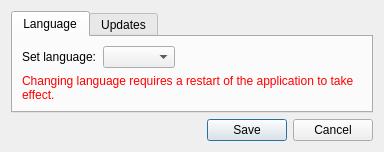
<?xml version="1.0" encoding="UTF-8"?>
<ui version="4.0">
 <class>SettingsDialog</class>
 <widget class="QDialog" name="SettingsDialog">
  <property name="geometry">
   <rect>
    <x>0</x>
    <y>0</y>
    <width>384</width>
    <height>152</height>
   </rect>
  </property>
  <property name="windowTitle">
   <string>Settings</string>
  </property>
  <layout class="QVBoxLayout" name="verticalLayout">
   <item>
    <widget class="QTabWidget" name="tabWidget">
     <property name="tabPosition">
      <enum>QTabWidget::North</enum>
     </property>
     <property name="tabShape">
      <enum>QTabWidget::Rounded</enum>
     </property>
     <property name="currentIndex">
      <number>0</number>
     </property>
     <widget class="QWidget" name="languageTab">
      <attribute name="title">
       <string>Language</string>
      </attribute>
      <layout class="QVBoxLayout" name="verticalLayout_2">
       <item>
        <layout class="QHBoxLayout" name="horizontalLayout_2">
         <item>
          <widget class="QLabel" name="label">
           <property name="text">
            <string>Set language:</string>
           </property>
          </widget>
         </item>
         <item>
          <widget class="QComboBox" name="languageSelector"/>
         </item>
         <item>
          <spacer name="horizontalSpacer_2">
           <property name="orientation">
            <enum>Qt::Horizontal</enum>
           </property>
           <property name="sizeHint" stdset="0">
            <size>
             <width>40</width>
             <height>20</height>
            </size>
           </property>
          </spacer>
         </item>
        </layout>
       </item>
       <item>
        <widget class="QLabel" name="label_2">
         <property name="styleSheet">
          <string notr="true">color: rgb(255, 0, 0);</string>
         </property>
         <property name="text">
          <string>Changing language requires a restart of the application to take effect.</string>
         </property>
         <property name="wordWrap">
          <bool>true</bool>
         </property>
        </widget>
       </item>
       <item>
        <spacer name="verticalSpacer">
         <property name="orientation">
          <enum>Qt::Vertical</enum>
         </property>
         <property name="sizeHint" stdset="0">
          <size>
           <width>20</width>
           <height>40</height>
          </size>
         </property>
        </spacer>
       </item>
      </layout>
     </widget>
     <widget class="QWidget" name="updatesTab">
      <attribute name="title">
       <string>Updates</string>
      </attribute>
      <layout class="QVBoxLayout" name="verticalLayout_3">
       <item>
        <widget class="QCheckBox" name="disableAutoUpdates">
         <property name="text">
          <string>Disable automatic update reminders (not recommended)</string>
         </property>
        </widget>
       </item>
       <item>
        <spacer name="verticalSpacer_2">
         <property name="orientation">
          <enum>Qt::Vertical</enum>
         </property>
         <property name="sizeHint" stdset="0">
          <size>
           <width>20</width>
           <height>40</height>
          </size>
         </property>
        </spacer>
       </item>
      </layout>
     </widget>
    </widget>
   </item>
   <item>
    <layout class="QHBoxLayout" name="horizontalLayout">
     <property name="topMargin">
      <number>0</number>
     </property>
     <item>
      <spacer name="horizontalSpacer">
       <property name="orientation">
        <enum>Qt::Horizontal</enum>
       </property>
       <property name="sizeHint" stdset="0">
        <size>
         <width>40</width>
         <height>20</height>
        </size>
       </property>
      </spacer>
     </item>
     <item>
      <widget class="QPushButton" name="saveButton">
       <property name="text">
        <string>Save</string>
       </property>
      </widget>
     </item>
     <item>
      <widget class="QPushButton" name="cancelButton">
       <property name="text">
        <string>Cancel</string>
       </property>
      </widget>
     </item>
    </layout>
   </item>
  </layout>
 </widget>
 <resources/>
 <connections/>
</ui>
